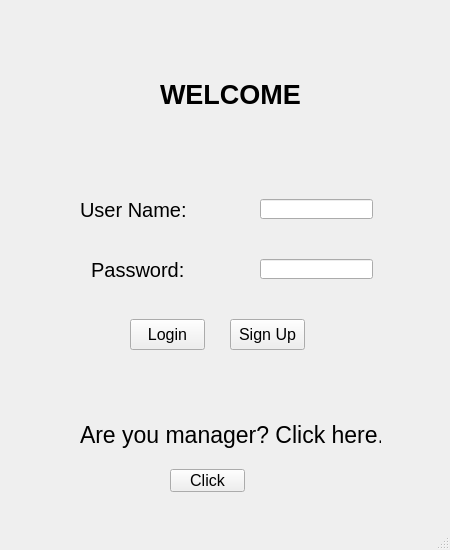
<?xml version="1.0" encoding="UTF-8"?>
<ui version="4.0">
 <class>MainWindow</class>
 <widget class="QMainWindow" name="MainWindow">
  <property name="geometry">
   <rect>
    <x>0</x>
    <y>0</y>
    <width>450</width>
    <height>550</height>
   </rect>
  </property>
  <property name="windowTitle">
   <string>MainWindow</string>
  </property>
  <property name="styleSheet">
   <string notr="true"/>
  </property>
  <widget class="QWidget" name="centralwidget">
   <widget class="QWidget" name="widget" native="true">
    <property name="geometry">
     <rect>
      <x>0</x>
      <y>-1</y>
      <width>451</width>
      <height>531</height>
     </rect>
    </property>
    <widget class="QLabel" name="label">
     <property name="geometry">
      <rect>
       <x>50</x>
       <y>40</y>
       <width>351</width>
       <height>431</height>
      </rect>
     </property>
     <property name="styleSheet">
      <string notr="true">border-image: url(:/images/pic2.jpg);
border-radius:20;</string>
     </property>
     <property name="text">
      <string/>
     </property>
    </widget>
    <widget class="QLabel" name="label_2">
     <property name="geometry">
      <rect>
       <x>160</x>
       <y>80</y>
       <width>151</width>
       <height>31</height>
      </rect>
     </property>
     <property name="font">
      <font>
       <pointsize>20</pointsize>
       <weight>75</weight>
       <bold>true</bold>
      </font>
     </property>
     <property name="text">
      <string>WELCOME</string>
     </property>
    </widget>
    <widget class="QLabel" name="label_3">
     <property name="geometry">
      <rect>
       <x>80</x>
       <y>200</y>
       <width>111</width>
       <height>21</height>
      </rect>
     </property>
     <property name="font">
      <font>
       <pointsize>15</pointsize>
      </font>
     </property>
     <property name="autoFillBackground">
      <bool>true</bool>
     </property>
     <property name="text">
      <string>User Name:</string>
     </property>
    </widget>
    <widget class="QLabel" name="label_4">
     <property name="geometry">
      <rect>
       <x>80</x>
       <y>260</y>
       <width>111</width>
       <height>21</height>
      </rect>
     </property>
     <property name="font">
      <font>
       <pointsize>15</pointsize>
      </font>
     </property>
     <property name="autoFillBackground">
      <bool>true</bool>
     </property>
     <property name="text">
      <string>  Password:</string>
     </property>
    </widget>
    <widget class="QLineEdit" name="lineEdit">
     <property name="geometry">
      <rect>
       <x>260</x>
       <y>200</y>
       <width>113</width>
       <height>20</height>
      </rect>
     </property>
    </widget>
    <widget class="QLineEdit" name="lineEdit_2">
     <property name="geometry">
      <rect>
       <x>260</x>
       <y>260</y>
       <width>113</width>
       <height>20</height>
      </rect>
     </property>
    </widget>
    <widget class="QPushButton" name="pushButton">
     <property name="geometry">
      <rect>
       <x>130</x>
       <y>320</y>
       <width>75</width>
       <height>31</height>
      </rect>
     </property>
     <property name="font">
      <font>
       <pointsize>12</pointsize>
      </font>
     </property>
     <property name="text">
      <string>Login</string>
     </property>
    </widget>
    <widget class="QPushButton" name="pushButton_2">
     <property name="geometry">
      <rect>
       <x>230</x>
       <y>320</y>
       <width>75</width>
       <height>31</height>
      </rect>
     </property>
     <property name="font">
      <font>
       <pointsize>12</pointsize>
      </font>
     </property>
     <property name="text">
      <string>Sign Up</string>
     </property>
    </widget>
    <widget class="QLabel" name="label_5">
     <property name="geometry">
      <rect>
       <x>80</x>
       <y>400</y>
       <width>301</width>
       <height>71</height>
      </rect>
     </property>
     <property name="font">
      <font>
       <pointsize>17</pointsize>
      </font>
     </property>
     <property name="text">
      <string>Are you manager? Click here.</string>
     </property>
    </widget>
    <widget class="QPushButton" name="pushButton_3">
     <property name="geometry">
      <rect>
       <x>170</x>
       <y>470</y>
       <width>75</width>
       <height>23</height>
      </rect>
     </property>
     <property name="font">
      <font>
       <pointsize>12</pointsize>
      </font>
     </property>
     <property name="text">
      <string>Click</string>
     </property>
    </widget>
   </widget>
  </widget>
  <widget class="QMenuBar" name="menubar">
   <property name="geometry">
    <rect>
     <x>0</x>
     <y>0</y>
     <width>450</width>
     <height>21</height>
    </rect>
   </property>
  </widget>
  <widget class="QStatusBar" name="statusbar"/>
 </widget>
 <resources>
  <include location="D:/Projects/Food Ordering System/Food Ordering System/login.qrc"/>
 </resources>
 <connections/>
</ui>
